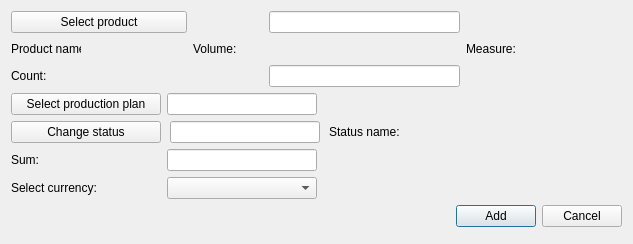
<?xml version="1.0" encoding="UTF-8"?>
<ui version="4.0">
 <class>CreatePPlanList</class>
 <widget class="QDialog" name="CreatePPlanList">
  <property name="geometry">
   <rect>
    <x>0</x>
    <y>0</y>
    <width>633</width>
    <height>244</height>
   </rect>
  </property>
  <property name="windowTitle">
   <string>Create/Update product in production plan list</string>
  </property>
  <property name="locale">
   <locale language="English" country="UnitedStates"/>
  </property>
  <property name="modal">
   <bool>false</bool>
  </property>
  <layout class="QGridLayout" name="gridLayout">
   <property name="leftMargin">
    <number>11</number>
   </property>
   <property name="topMargin">
    <number>11</number>
   </property>
   <property name="rightMargin">
    <number>11</number>
   </property>
   <property name="bottomMargin">
    <number>17</number>
   </property>
   <item row="2" column="0" colspan="2">
    <widget class="QLabel" name="countLb">
     <property name="minimumSize">
      <size>
       <width>150</width>
       <height>0</height>
      </size>
     </property>
     <property name="text">
      <string>Count:</string>
     </property>
    </widget>
   </item>
   <item row="0" column="3">
    <widget class="QLineEdit" name="productEdit">
     <property name="readOnly">
      <bool>true</bool>
     </property>
    </widget>
   </item>
   <item row="2" column="3">
    <widget class="QLineEdit" name="countEdit">
     <property name="toolTip">
      <string>&lt;html&gt;&lt;head/&gt;&lt;body&gt;&lt;p&gt;For example: 100&lt;/p&gt;&lt;/body&gt;&lt;/html&gt;</string>
     </property>
    </widget>
   </item>
   <item row="4" column="0" colspan="6">
    <layout class="QHBoxLayout" name="horizontalLayout">
     <item>
      <spacer name="horizontalSpacer">
       <property name="orientation">
        <enum>Qt::Horizontal</enum>
       </property>
       <property name="sizeHint" stdset="0">
        <size>
         <width>40</width>
         <height>20</height>
        </size>
       </property>
      </spacer>
     </item>
     <item>
      <widget class="QPushButton" name="addBtn">
       <property name="text">
        <string>Add</string>
       </property>
      </widget>
     </item>
     <item>
      <widget class="QPushButton" name="cancelBtn">
       <property name="text">
        <string>Cancel</string>
       </property>
      </widget>
     </item>
    </layout>
   </item>
   <item row="0" column="0" colspan="2">
    <widget class="QPushButton" name="productBtn">
     <property name="text">
      <string>Select product</string>
     </property>
    </widget>
   </item>
   <item row="3" column="0" colspan="6">
    <widget class="QWidget" name="editSectionWgt" native="true">
     <layout class="QGridLayout" name="gridLayout_3">
      <property name="leftMargin">
       <number>0</number>
      </property>
      <property name="topMargin">
       <number>0</number>
      </property>
      <property name="rightMargin">
       <number>0</number>
      </property>
      <property name="bottomMargin">
       <number>0</number>
      </property>
      <item row="3" column="0">
       <widget class="QLabel" name="currencyLb">
        <property name="text">
         <string>Select currency:</string>
        </property>
       </widget>
      </item>
      <item row="0" column="1">
       <widget class="QLineEdit" name="productionPlanEdit">
        <property name="maximumSize">
         <size>
          <width>150</width>
          <height>16777215</height>
         </size>
        </property>
        <property name="text">
         <string/>
        </property>
        <property name="readOnly">
         <bool>true</bool>
        </property>
       </widget>
      </item>
      <item row="0" column="0">
       <widget class="QPushButton" name="productionPlanBtn">
        <property name="maximumSize">
         <size>
          <width>150</width>
          <height>16777215</height>
         </size>
        </property>
        <property name="text">
         <string>Select production plan</string>
        </property>
       </widget>
      </item>
      <item row="2" column="1">
       <widget class="QLineEdit" name="sumEdit">
        <property name="maximumSize">
         <size>
          <width>150</width>
          <height>16777215</height>
         </size>
        </property>
        <property name="toolTip">
         <string>&lt;html&gt;&lt;head/&gt;&lt;body&gt;&lt;p&gt;For example: 300 (pedends on currency, in that case 300 USD)&lt;/p&gt;&lt;/body&gt;&lt;/html&gt;</string>
        </property>
       </widget>
      </item>
      <item row="2" column="0">
       <widget class="QLabel" name="sumLb">
        <property name="minimumSize">
         <size>
          <width>150</width>
          <height>0</height>
         </size>
        </property>
        <property name="text">
         <string>Sum:</string>
        </property>
       </widget>
      </item>
      <item row="2" column="2">
       <spacer name="horizontalSpacer_3">
        <property name="orientation">
         <enum>Qt::Horizontal</enum>
        </property>
        <property name="sizeHint" stdset="0">
         <size>
          <width>40</width>
          <height>20</height>
         </size>
        </property>
       </spacer>
      </item>
      <item row="3" column="2">
       <spacer name="horizontalSpacer_2">
        <property name="orientation">
         <enum>Qt::Horizontal</enum>
        </property>
        <property name="sizeHint" stdset="0">
         <size>
          <width>40</width>
          <height>20</height>
         </size>
        </property>
       </spacer>
      </item>
      <item row="0" column="2">
       <spacer name="horizontalSpacer_4">
        <property name="orientation">
         <enum>Qt::Horizontal</enum>
        </property>
        <property name="sizeHint" stdset="0">
         <size>
          <width>40</width>
          <height>20</height>
         </size>
        </property>
       </spacer>
      </item>
      <item row="3" column="1">
       <widget class="QComboBox" name="currencyCmb">
        <property name="maximumSize">
         <size>
          <width>150</width>
          <height>16777215</height>
         </size>
        </property>
       </widget>
      </item>
      <item row="1" column="0" colspan="3">
       <widget class="QWidget" name="statusWidget" native="true">
        <layout class="QHBoxLayout" name="horizontalLayout_3">
         <property name="spacing">
          <number>9</number>
         </property>
         <property name="leftMargin">
          <number>0</number>
         </property>
         <property name="topMargin">
          <number>0</number>
         </property>
         <property name="rightMargin">
          <number>0</number>
         </property>
         <property name="bottomMargin">
          <number>0</number>
         </property>
         <item>
          <widget class="QPushButton" name="statusBtn">
           <property name="sizePolicy">
            <sizepolicy hsizetype="Fixed" vsizetype="Fixed">
             <horstretch>0</horstretch>
             <verstretch>0</verstretch>
            </sizepolicy>
           </property>
           <property name="minimumSize">
            <size>
             <width>150</width>
             <height>0</height>
            </size>
           </property>
           <property name="text">
            <string>Change status</string>
           </property>
          </widget>
         </item>
         <item>
          <widget class="QLineEdit" name="statusEdit">
           <property name="maximumSize">
            <size>
             <width>150</width>
             <height>16777215</height>
            </size>
           </property>
           <property name="readOnly">
            <bool>true</bool>
           </property>
          </widget>
         </item>
         <item>
          <widget class="QLabel" name="statusLb">
           <property name="text">
            <string>Status name:</string>
           </property>
          </widget>
         </item>
         <item>
          <widget class="QLabel" name="statusPh">
           <property name="minimumSize">
            <size>
             <width>120</width>
             <height>0</height>
            </size>
           </property>
           <property name="font">
            <font>
             <family>Times New Roman</family>
             <pointsize>12</pointsize>
             <weight>75</weight>
             <italic>true</italic>
             <bold>true</bold>
            </font>
           </property>
           <property name="text">
            <string/>
           </property>
          </widget>
         </item>
        </layout>
       </widget>
      </item>
     </layout>
    </widget>
   </item>
   <item row="1" column="5">
    <widget class="QLabel" name="measurePh">
     <property name="minimumSize">
      <size>
       <width>100</width>
       <height>0</height>
      </size>
     </property>
     <property name="font">
      <font>
       <family>Times New Roman</family>
       <pointsize>12</pointsize>
       <weight>75</weight>
       <italic>true</italic>
       <bold>true</bold>
      </font>
     </property>
     <property name="text">
      <string/>
     </property>
    </widget>
   </item>
   <item row="1" column="4">
    <widget class="QLabel" name="measureLb">
     <property name="text">
      <string>Measure:</string>
     </property>
    </widget>
   </item>
   <item row="1" column="3">
    <widget class="QLabel" name="volumePh">
     <property name="minimumSize">
      <size>
       <width>100</width>
       <height>0</height>
      </size>
     </property>
     <property name="font">
      <font>
       <family>Times New Roman</family>
       <pointsize>12</pointsize>
       <weight>75</weight>
       <italic>true</italic>
       <bold>true</bold>
      </font>
     </property>
     <property name="text">
      <string/>
     </property>
    </widget>
   </item>
   <item row="1" column="2">
    <widget class="QLabel" name="volumeLb">
     <property name="minimumSize">
      <size>
       <width>70</width>
       <height>0</height>
      </size>
     </property>
     <property name="maximumSize">
      <size>
       <width>70</width>
       <height>16777215</height>
      </size>
     </property>
     <property name="text">
      <string>Volume:</string>
     </property>
    </widget>
   </item>
   <item row="1" column="1">
    <widget class="QLabel" name="prodNamePh">
     <property name="minimumSize">
      <size>
       <width>100</width>
       <height>0</height>
      </size>
     </property>
     <property name="font">
      <font>
       <family>Times New Roman</family>
       <pointsize>12</pointsize>
       <weight>75</weight>
       <italic>true</italic>
       <bold>true</bold>
      </font>
     </property>
     <property name="text">
      <string/>
     </property>
    </widget>
   </item>
   <item row="1" column="0">
    <widget class="QLabel" name="prodNameLb">
     <property name="minimumSize">
      <size>
       <width>70</width>
       <height>0</height>
      </size>
     </property>
     <property name="maximumSize">
      <size>
       <width>70</width>
       <height>16777215</height>
      </size>
     </property>
     <property name="text">
      <string>Product name:</string>
     </property>
    </widget>
   </item>
  </layout>
 </widget>
 <tabstops>
  <tabstop>productBtn</tabstop>
  <tabstop>productionPlanBtn</tabstop>
  <tabstop>productionPlanEdit</tabstop>
  <tabstop>sumEdit</tabstop>
  <tabstop>addBtn</tabstop>
  <tabstop>cancelBtn</tabstop>
 </tabstops>
 <resources/>
 <connections/>
</ui>
